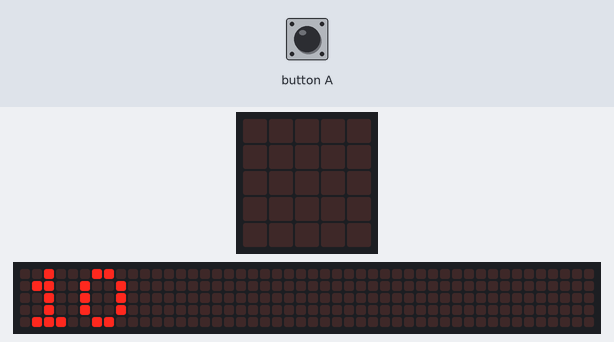
Bench run of a program on a simulated BBC micro:bit running MicroPython. Parts: the board's 5×5 LED display, a strip that is not on the board, showing the scrolling text unrolled. The inputs (shaded band) are chosen by the test bench. No radio messages arrive unless stated (any console line starting 'radio sent:' is added by the test bench); the 48×5 strip is a reading aid, not a part: it shows the text the display is scrolling, unrolled, one strip-width of it at a time; what the program prints to the serial console is not drawn.

Above: at 0.1 s.
At 0.5 s:
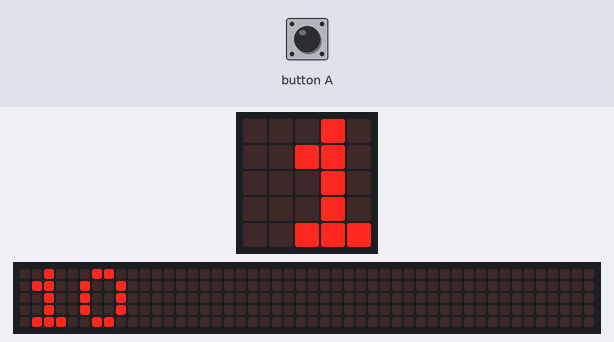
At 4.0 s:
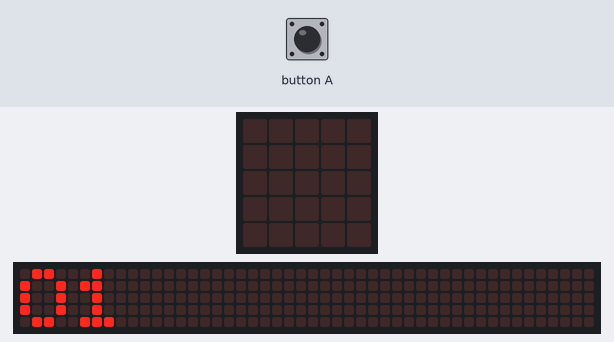
5.3 s: button A pressed for 0.15 s
Timing chart, 0 to 8.3 s (numbered marks = the images above; inputs shaded):
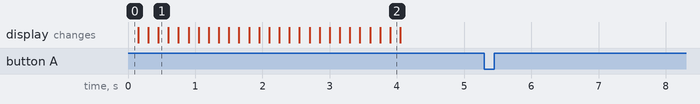

Measured:
- after the input at 5.3 s, every drawn part: stays the same

The program:

transmitter.py
```python
# Temperature transmitter

import radio
from microbit import *

SENSOR_ID = "01"


def temperature_msg(t: int) -> str:
    return "R:{}:TEMP,{}".format(SENSOR_ID, t)


def pong_msg() -> str:
    return "R:{}:PONG".format(SENSOR_ID)


RADIO_GROUP = 10
radio.config(group=RADIO_GROUP)
radio.on()
display.scroll("{}".format(RADIO_GROUP))
display.scroll("{}".format(SENSOR_ID))

while True:
    if button_a.was_pressed():
        radio.send(pong_msg())

    msg = radio.receive()
    if msg:
        msg_type, addr, msg = msg.split(":")
        if msg_type == "R":
            # ignore (R)eplies broadcast by other sensor nodes
            continue
        elif msg_type == "C":
            # process (C)ommands coming from the coordinator module
            if addr == SENSOR_ID:
                # only process (C)ommands meant for us
                if msg == 'TEMP':
                    t = temperature()
                    radio.send(temperature_msg(t))
                elif msg == 'PING':
                    radio.send(pong_msg())
```
